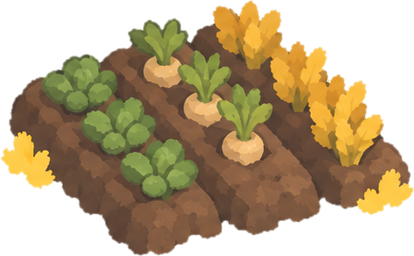
#> input picture game/art/source/battle/village/prop_crops.png, 414 x 256 px, found by its file name
$ python prop_iso_check.py game/art/source/battle/village/prop_crops.png ...
#> lines starting #> are read from the running program, lines starting #| are printed output that depends on the picture
#!/usr/bin/env python3
"""Does a prop's art sit on the 2:1 dimetric grid? Checks the ground-plane edges of each prop PNG.

    ~/.lodestone/venv/bin/python tools/art/prop_iso_check.py game/art/source/battle/village/prop_crops.png ...

Takes the strong edges of the picture (its silhouette against transparency and its inked lines), leaves out the
vertical ones (uprights stay vertical), and measures how far the rest lie from the two grid directions, 26.565 degrees
down-right and down-left. Reports each direction's dominant (median) angle and the worst miss. A prop passes when both are within TOL of 26.565. A bed, fence or boat drawn at
about 40 degrees (true isometric or a plan view) fails here; the sampler check only scores whole pictures. Round things (reeds, hay) have no
straight edges, so read their numbers with care. The approved fence (31.7 / -26.2) is the calibration.
Exit status 1 if any prop fails. Nothing is sent anywhere.
"""
import sys
from pathlib import Path

import numpy as np
from PIL import Image

ISO_DEG = float(np.degrees(np.arctan(0.5)))  # 26.565
TOL = 10.0  # degrees: each direction's dominant edge angle must be within this of 26.565 (the approved fence misses by 8.5)


def edges(path):
    im = Image.open(path).convert("RGBA")
#> im is the input picture: PIL image 414x256 RGBA; mean R, G, B, A 92.7, 74.7, 42.5, 156.1
    a = np.asarray(im, dtype=float)
    alpha = a[..., 3] / 255.0
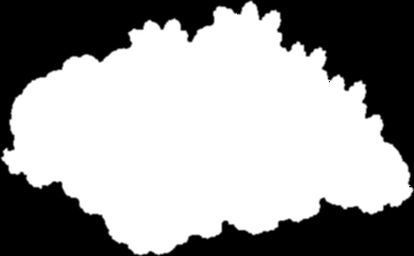
#> alpha: shape (256, 414) float64; min 0, max 1, mean 0.612
    luma = (a[..., :3] @ np.array([0.299, 0.587, 0.114])) * alpha
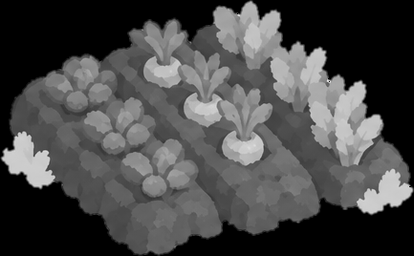
#> luma: shape (256, 414) float64; min 0, max 225.7, mean 72.1
    out = []
    for ch in (alpha * 255.0, luma):
        p = np.pad(ch, 1, mode="edge")
        gx = (p[:-2, 2:] + 2 * p[1:-1, 2:] + p[2:, 2:]) - (p[:-2, :-2] + 2 * p[1:-1, :-2] + p[2:, :-2])
        gy = (p[2:, :-2] + 2 * p[2:, 1:-1] + p[2:, 2:]) - (p[:-2, :-2] + 2 * p[:-2, 1:-1] + p[:-2, 2:])
        mag = np.hypot(gx, gy)
        strong = mag > max(np.percentile(mag, 92), 1e-6)
        line = (np.degrees(np.arctan2(gy, gx)) + 90.0) % 180.0  # the edge runs across its gradient
        out.append(line[strong])
#> this loop made 2 passes
#> pass 1, in edges, `p = np.pad(ch, 1, mode="edge")`:
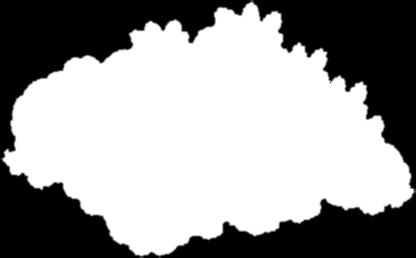
#> p: shape (258, 416) float64; min 0, max 255, mean 154.2
#> pass 1, in edges, `mag = np.hypot(gx, gy)`:
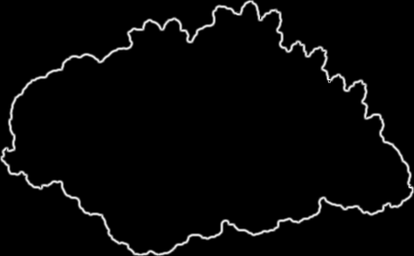
#> mag: shape (256, 414) float64; min 0, max 921, mean 26; drawn with min black and max white
#> after the loop:
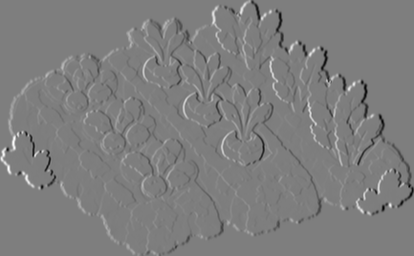
#> gx: shape (256, 414) float64; min -662.6, max 676.9, mean 0; drawn with min black and max white
#> after the loop:
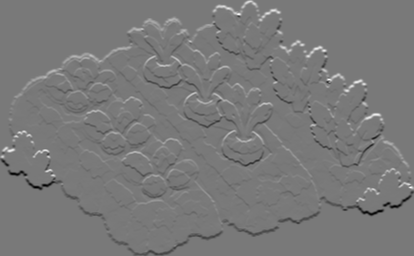
#> gy: shape (256, 414) float64; min -666.1, max 730.6, mean 0; drawn with min black and max white
#> after the loop:
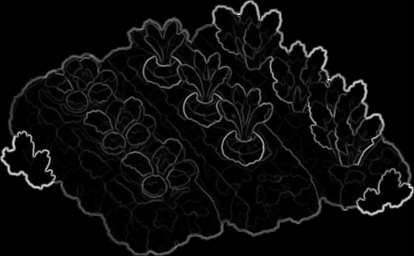
#> mag: shape (256, 414) float64; min 0, max 790.2, mean 36.1; drawn with min black and max white
#> after the loop, out = 2 items
    return np.concatenate(out)


def check(path):
    line = edges(path)
#> line = 16671 values, max 180 at index 11774, min 0 at index 23, mean 90.1
    # angle from horizontal, down-right (+) or down-left (-): fold to -90..90, drop the near-vertical
    ang = (line + 90.0) % 180.0 - 90.0
#> ang = 16671 values, max 89.99 at index 10173, min -90 at index 146, mean -0.5
    sloped = ang[np.abs(ang) < 70.0]
#> sloped = 13229 values, max 70 at index 495, min -70 at index 12231, mean 0.505
    right = sloped[(sloped > 12) & (sloped < 70)]
#> right = 5478 values, max 70 at index 203, min 12 at index 3415, mean 42.42
    left = sloped[(sloped < -12) & (sloped > -70)]
#> left = 5555 values, max -12 at index 2947, min -70 at index 5168, mean -40.55
    dom = lambda v: float(np.median(v)) if v.size >= 20 else None
    dr, dl = dom(right), dom(left)
#> dr = 43.69; dl = -40.55
    off = [abs(abs(d) - ISO_DEG) for d in (dr, dl) if d is not None]
#> off = [17.12, 13.99]
    worst = max(off) if off else 0.0
#> worst = 17.12
    return {"prop": Path(path).name, "down_right": None if dr is None else round(dr, 1),
            "down_left": None if dl is None else round(dl, 1), "worst_miss": round(worst, 1), "pass": worst <= TOL}


if __name__ == "__main__":
    bad = False
    for f in sys.argv[1:]:
        r = check(f)
#> r = {'prop': 'prop_crops.png', 'down_right': 43.7, 'down_left': -40.6, 'worst_miss': 17.1, 'pass': False}
        bad |= not r["pass"]
#> bad = True
        print(("ok   " if r["pass"] else "FAIL ") + str(r))
#| FAIL {'prop': 'prop_crops.png', 'down_right': 43.7, 'down_left': -40.6, 'worst_miss': 17.1, 'pass': False}
#> (the run stopped early here; a loop or call above may not have finished)
